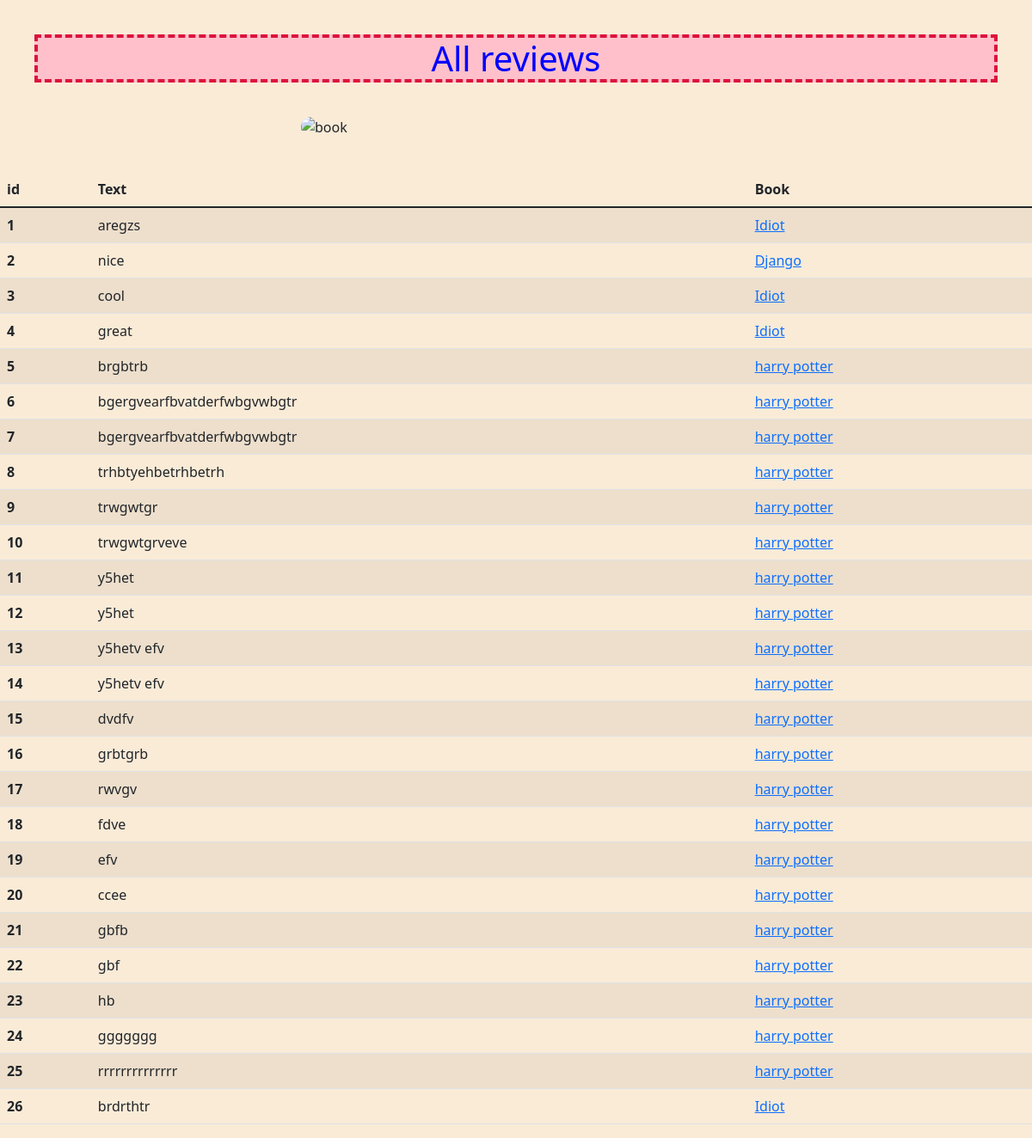
Page /app/all_reviews/ on the committed database.
### app/models.py (models this page shows, shortened)
class Review(models.Model):
    text = models.TextField()
    book = models.ForeignKey(Book, on_delete=models.CASCADE)

class Book(models.Model):
    name = models.CharField(max_length=255)
    author_name = models.CharField(max_length=255, blank=True, null=True)
    year = models.IntegerField(blank=True, null=True)
    price = models.IntegerField()

### app/views.py (the view)
# urls.py: path("all_reviews/", views.all_reviews, name="all_reviews"),
def all_reviews(request):
    reviews = models.Review.objects.all()
    context = {
        "reviews": reviews,
    }
    return render(request, "all_reviews.html", {"context": context})

### app/templates/all_reviews.html (shortened to what this page needs)
{% extends 'base.html' %}
{% block content %}
    <h1 class="all-items-title">All reviews</h1>
    <div class="img-container">
        <img alt='book' src="https://www.ukrgate.com/eng/wp-content/uploads/2021/02/The-Ukrainian-Book-Institute-Purchases-380.9-Thousand-Books-for-Public-Libraries1.jpeg" width="500">
    </div>
    <table class="book-table table table-striped table-hover">
        <thead>
        <tr>
            <th scope="col">id</th>
            <th scope="col">Text</th>
            <th scope="col">Book</th>
        </tr>
        </thead>
        <tbody>
        {% for review in context.reviews %}
            <tr>
                <th scope="row">{{ review.id }}</th>
                <td>{{ review.text }}</td>
                <td><a target="_blank" href={% url 'book' book_id=review.book.id %}>{{ review.book.name }}</a></td>
            </tr>
        {% endfor %}
        </tbody>
    </table>
{% endblock %}

### app/static/styles.css (style rules this page uses)
.all-items-title { color: blue; text-align: center; margin: 40px; background-color: pink; border: 4px dashed crimson; }
.img-container { display: flex; justify-content: center; }
img { border-radius: 40px; }
body { background-color: antiquewhite; }
.book-table { margin-top: 40px; }

### rows in the picture
Review: id "1", text "aregzs", book.name "Idiot"
Review: id "2", text "nice", book.name "Django"
Review: id "3", text "cool", book.name "Idiot"
Review: id "4", text "great", book.name "Idiot"
Review: id "5", text "brgbtrb", book.name "harry potter"
Review: id "6", text "bgergvearfbvatderfwbgvwbgtr", book.name "harry potter"
Review: id "7", text "bgergvearfbvatderfwbgvwbgtr", book.name "harry potter"
Review: id "8", text "trhbtyehbetrhbetrh", book.name "harry potter"
Review: id "9", text "trwgwtgr", book.name "harry potter"
Review: id "10", text "trwgwtgrveve", book.name "harry potter"
Review: id "11", text "y5het", book.name "harry potter"
Review: id "12", text "y5het", book.name "harry potter"
Review: id "13", text "y5hetv efv", book.name "harry potter"
Review: id "14", text "y5hetv efv", book.name "harry potter"
Review: id "15", text "dvdfv", book.name "harry potter"
Review: id "16", text "grbtgrb", book.name "harry potter"
Review: id "17", text "rwvgv", book.name "harry potter"
Review: id "18", text "fdve", book.name "harry potter"
Review: id "19", text "efv", book.name "harry potter"
Review: id "20", text "ccee", book.name "harry potter"
Review: id "21", text "gbfb", book.name "harry potter"
Review: id "22", text "gbf", book.name "harry potter"
Review: id "23", text "hb", book.name "harry potter"
Review: id "24", text "ggggggg", book.name "harry potter"
Review: id "25", text "rrrrrrrrrrrrrr", book.name "harry potter"
Review: id "26", text "brdrthtr", book.name "Idiot"
